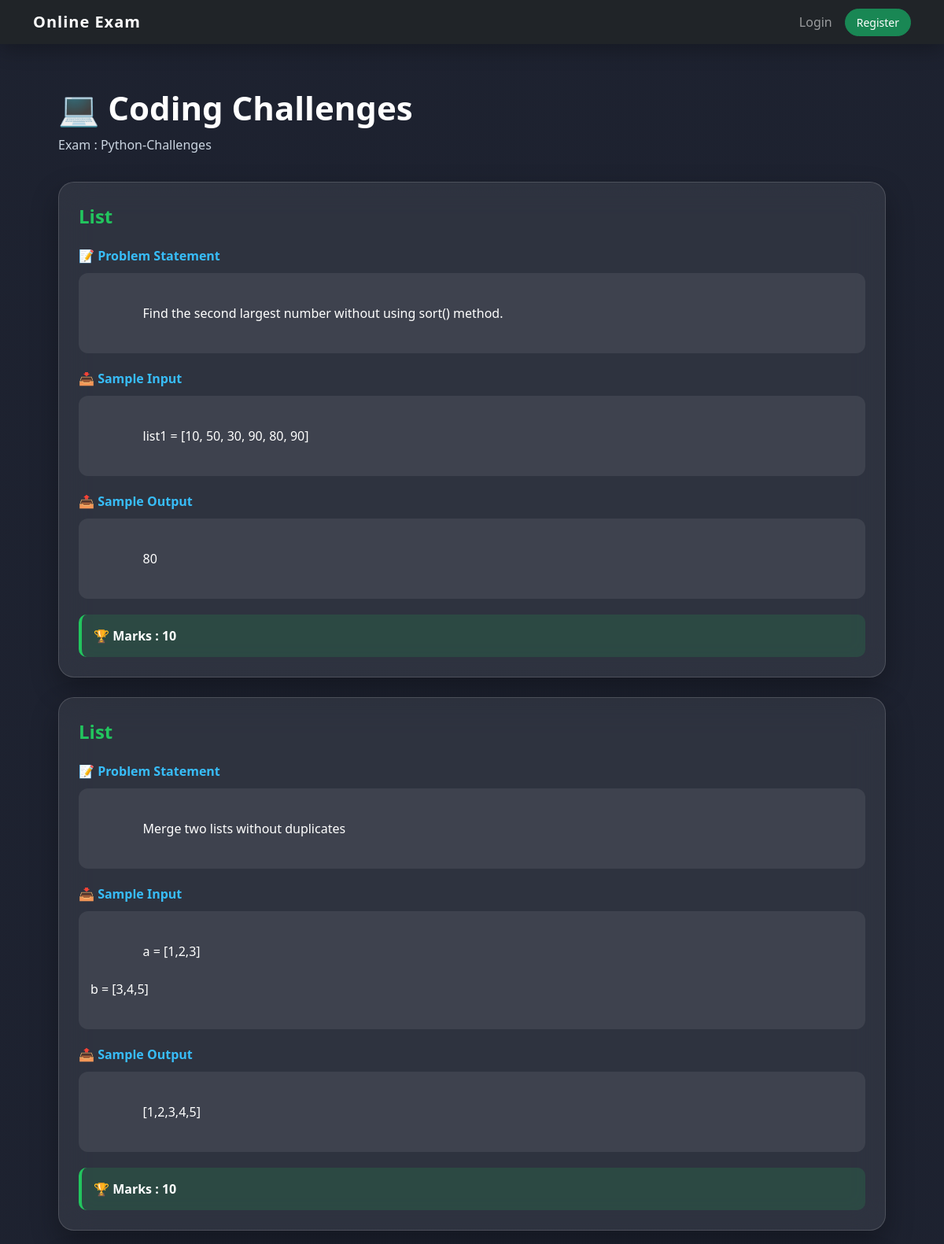
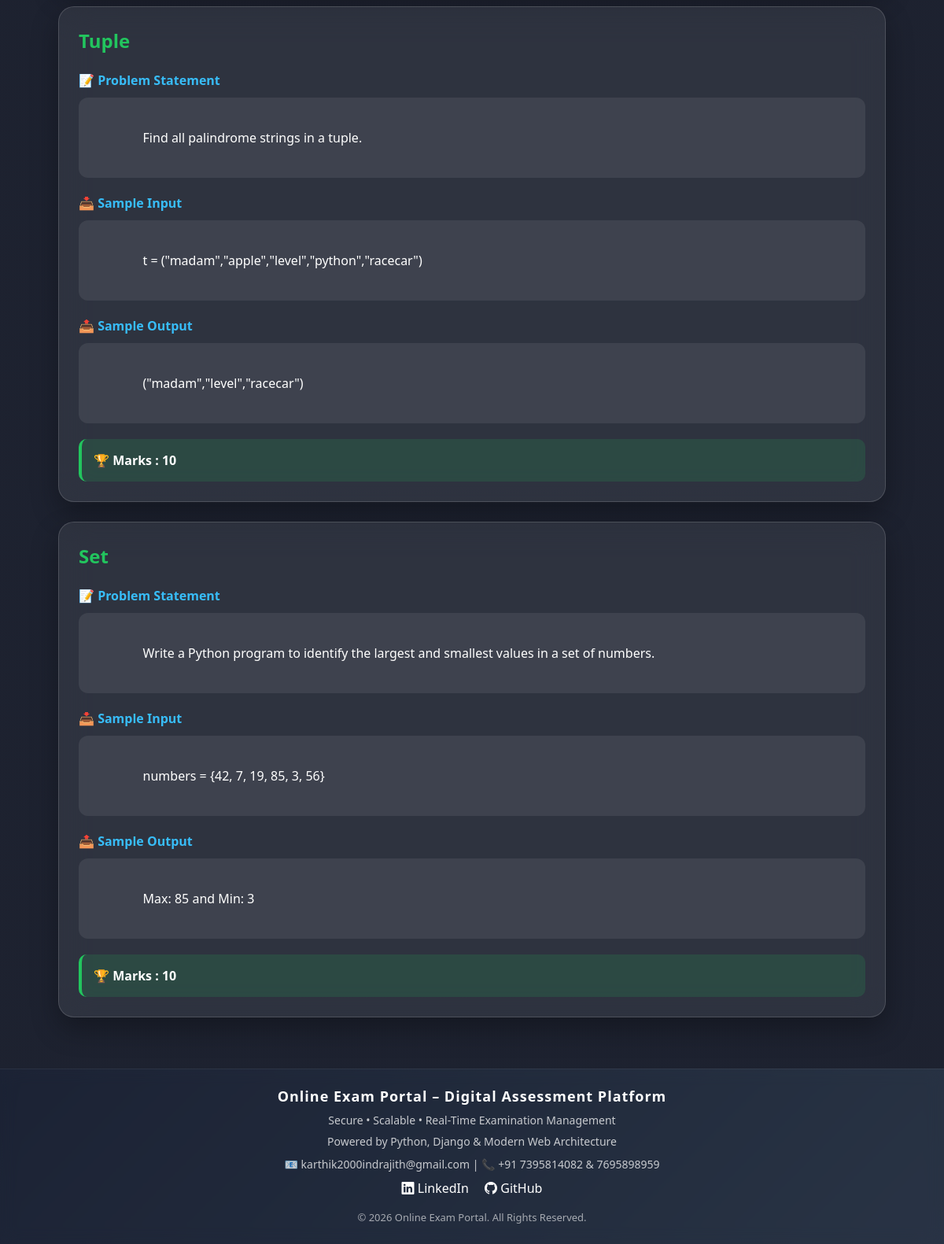
The page /view-coding/25/ on the database its author committed (2 pictures, top to bottom).
### exam/models.py (models this page shows, shortened)
class Exam(models.Model):
    subject = models.ForeignKey(
        Subject,
        on_delete=models.CASCADE
    )
    title = models.CharField(max_length=200)
    duration = models.IntegerField(
        help_text="Duration in minutes"
    )
    total_marks = models.IntegerField()
    created_by = models.ForeignKey(
        settings.AUTH_USER_MODEL,
        on_delete=models.CASCADE,
        limit_choices_to={'role': 'teacher'}
    )
    is_published = models.BooleanField(default=False)

class CodingQuestion(models.Model):
    exam = models.ForeignKey(
        Exam,
        on_delete=models.CASCADE,
        related_name='coding_questions'
    )
    title = models.CharField(max_length=200)
    problem_statement = models.TextField()
    sample_input = models.TextField(
        blank=True,
        null=True
    )
    sample_output = models.TextField(
        blank=True,
        null=True
    )
    marks = models.IntegerField(default=10)

### exam/views.py (the view)
def view_coding(request, exam_id):
    exam = Exam.objects.get(id=exam_id)
    coding_questions = CodingQuestion.objects.filter(exam=exam)
    return render(
        request,
        'view_coding.html',
        {
            'exam': exam,
            'coding_questions': coding_questions
        }
    )

### templates/view_coding.html (shortened to what this page needs)
{% extends 'base.html' %}
{% block content %}
<div class="page-container">
    <h1 class="page-title">
        💻 Coding Challenges
    </h1>
    <p class="page-subtitle">
        Exam : {{ exam.title }}
    </p>
    {% if coding_questions %}
        {% for coding in coding_questions %}
        <div class="coding-card">
            <div class="challenge-title">
                {{ coding.title }}
            </div>
            <div class="section-title">
                📝 Problem Statement
            </div>
            <div class="content-box">
                {{ coding.problem_statement }}
            </div>
            <div class="section-title">
                📥 Sample Input
            </div>
            <div class="content-box">
                {{ coding.sample_input }}
            </div>
            <div class="section-title">
                📤 Sample Output
            </div>
            <div class="content-box">
                {{ coding.sample_output }}
            </div>
            <div class="marks-box">
                🏆 Marks : {{ coding.marks }}
            </div>
        </div>
        {% endfor %}
    {% else %}
        <div class="empty-box">
            No Coding Challenges Added Yet
        </div>
    {% endif %}
</div>
{% endblock %}

### templates/base.html (style rules this page uses)
body { font-family: 'Segoe UI', Tahoma, Geneva, Verdana, sans-serif; background: #f8f9fa; animation: fadeIn 0.5s ease-in; }

### templates/view_coding.html (style rules this page uses)
body { background: linear-gradient(rgba(10,15,30,.92),rgba(10,15,30,.92)), url("https://images.unsplash.com/photo-1515879218367-8466d910aaa4"); background-size:cover; background-position:center; background-attachment:fixed; }
.page-container { max-width:1200px; margin:auto; padding:40px 20px; }
.page-title { color:white; font-size:42px; font-weight:800; margin-bottom:10px; }
.page-subtitle { color:#cbd5e1; margin-bottom:35px; }
.coding-card { background:rgba(255,255,255,.08); backdrop-filter:blur(20px); border:1px solid rgba(255,255,255,.15); border-radius:20px; padding:25px; margin-bottom:25px; color:white; box-shadow:0 15px 35px rgba(0,0,0,.3); }
.challenge-title { color:#22c55e; font-size:24px; font-weight:700; margin-bottom:20px; }
.section-title { font-weight:700; margin-bottom:10px; color:#38bdf8; }
.content-box { background:rgba(255,255,255,.08); padding:15px; border-radius:12px; margin-bottom:20px; white-space:pre-wrap; }
.marks-box { background:rgba(34,197,94,.15); border-left:4px solid #22c55e; padding:15px; border-radius:10px; font-weight:700; }

### rows shown on the page
Exam: title "Python-Challenges"
CodingQuestion: title "List", problem_statement "Find the second largest number without using sort() method.", sample_input "list1 = [10, 50, 30, 90, 80, 90]", sample_output "80", marks "10"
CodingQuestion: title "List", problem_statement "Merge two lists without duplicates", sample_input "a = [1,2,3] b = [3,4,5]", sample_output "[1,2,3,4,5]", marks "10"
CodingQuestion: title "Tuple", problem_statement "Find all palindrome strings in a tuple.", sample_input "t = (\"madam\",\"apple\",\"level\",\"python\",\"racecar\")", sample_output "(\"madam\",\"level\",\"racecar\")", marks "10"
CodingQuestion: title "Set", problem_statement "Write a Python program to identify the largest and smallest values in a set of numbers.", sample_input "numbers = {42, 7, 19, 85, 3, 56}", sample_output "Max: 85 and Min: 3", marks "10"
